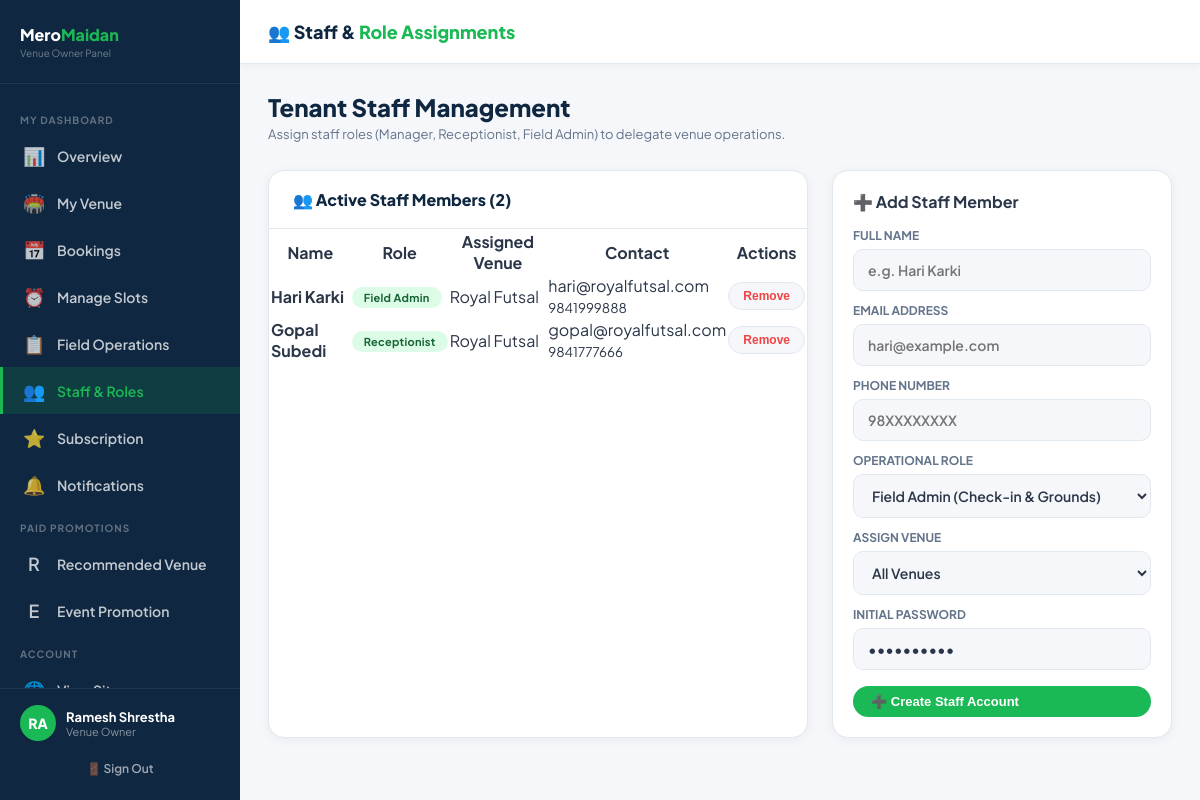
Screenshot of /owner/staff.php (signed in) with the database file from the repository.
### tables this page shows
CREATE TABLE `tenant_staff` (
  `id` int(11) NOT NULL AUTO_INCREMENT,
  `owner_id` int(11) NOT NULL,
  `name` varchar(200) NOT NULL,
  `email` varchar(200) NOT NULL,
  `phone` varchar(20) DEFAULT NULL,
  `password_hash` varchar(255) NOT NULL,
  `role` enum('Manager','Receptionist','Field Admin','Ground Supervisor') DEFAULT 'Field Admin',
  `assigned_venue_id` int(11) DEFAULT NULL,
  `status` enum('active','suspended') DEFAULT 'active',
  `created_at` timestamp NOT NULL DEFAULT current_timestamp(),
  PRIMARY KEY (`id`),
  UNIQUE KEY `email` (`email`),
  KEY `owner_id` (`owner_id`),
  KEY `assigned_venue_id` (`assigned_venue_id`),
  CONSTRAINT `tenant_staff_ibfk_1` FOREIGN KEY (`owner_id`) REFERENCES `venue_owners` (`id`) ON DELETE CASCADE,
  CONSTRAINT `tenant_staff_ibfk_2` FOREIGN KEY (`assigned_venue_id`) REFERENCES `venues` (`id`) ON DELETE SET NULL
);

CREATE TABLE `venues` (
  `id` int(11) NOT NULL AUTO_INCREMENT,
  `owner_id` int(11) DEFAULT NULL,
  `name` varchar(200) NOT NULL,
  `slug` varchar(200) NOT NULL,
  `sport_type` enum('Football','Futsal','Cricket','Cricsal','Multi-Sport') NOT NULL DEFAULT 'Futsal',
  `address` text NOT NULL,
  `city` varchar(100) NOT NULL DEFAULT 'Kathmandu',
  `district` varchar(100) NOT NULL DEFAULT 'Kathmandu',
  `lat` decimal(10,8) DEFAULT NULL,
  `lng` decimal(11,8) DEFAULT NULL,
  `description` text DEFAULT NULL,
  `amenities` longtext DEFAULT NULL CHECK (json_valid(`amenities`)),
  `images` longtext DEFAULT NULL CHECK (json_valid(`images`)),
  `cover_image` varchar(500) DEFAULT NULL,
  `open_time` time DEFAULT '06:00:00',
  `close_time` time DEFAULT '22:00:00',
  `price_per_hour` decimal(10,2) NOT NULL DEFAULT 1000.00,
  `capacity` varchar(50) DEFAULT '5-a-side',
  `status` enum('pending','active','suspended') DEFAULT 'pending',
  `created_at` timestamp NOT NULL DEFAULT current_timestamp(),
  PRIMARY KEY (`id`),
  UNIQUE KEY `slug` (`slug`),
  KEY `owner_id` (`owner_id`),
  CONSTRAINT `venues_ibfk_1` FOREIGN KEY (`owner_id`) REFERENCES `venue_owners` (`id`) ON DELETE SET NULL
);

### owner/staff.php (the view, shortened to what this page needs)
<?php
$db = getDB();
$ownerId   = $_SESSION['owner_id'];
$ownerName = $_SESSION['owner_name'] ?? 'Owner';
$sStmt = $db->prepare("SELECT ts.*, v.name as venue_name FROM tenant_staff ts LEFT JOIN venues v ON ts.assigned_venue_id = v.id WHERE ts.owner_id = ? ORDER BY ts.created_at DESC");
$sStmt->execute([$ownerId]);
$staffMembers = $sStmt->fetchAll();
?>
<!DOCTYPE html>
<html lang="en">
<head>
  <link rel="stylesheet" href="../assets/css/admin.css">
</head>
<body>
<div class="admin-layout">
  <aside class="admin-sidebar">
    <div class="sidebar-logo">
      <div>
        <div class="sidebar-logo-text">Mero<span>Maidan</span></div>
        <div style="font-size:10px;color:rgba(255,255,255,.4);margin-top:2px;">Venue Owner Panel</div>
      </div>
    </div>
    <nav class="sidebar-nav">
      <div class="nav-section-label">My Dashboard</div>
      <a href="index.php" class="nav-link"><span class="icon">📊</span> Overview</a>
      <a href="venue.php" class="nav-link"><span class="icon">🏟️</span> My Venue</a>
      <a href="bookings.php" class="nav-link"><span class="icon">📅</span> Bookings</a>
      <a href="slots.php" class="nav-link"><span class="icon">⏰</span> Manage Slots</a>
      <a href="field_ops.php" class="nav-link"><span class="icon">📋</span> Field Operations</a>
      <a href="staff.php" class="nav-link active"><span class="icon">👥</span> Staff & Roles</a>
      <a href="subscription.php" class="nav-link"><span class="icon">⭐</span> Subscription</a>
      <a href="notifications.php" class="nav-link"><span class="icon">🔔</span> Notifications</a>
      <?php include __DIR__ . '/_promotion_nav.php'; ?>
      <div class="nav-section-label">Account</div>
      <a href="../index.php" class="nav-link" target="_blank"><span class="icon">🌐</span> View Site</a>
    </nav>
    <div class="sidebar-footer">
      <div class="admin-user-row">
        <div class="admin-avatar"><?=strtoupper(substr($ownerName,0,2))?></div>
        <div class="admin-user-info">
          <div class="admin-user-name"><?=htmlspecialchars($ownerName)?></div>
          <div class="admin-user-role">Venue Owner</div>
        </div>
      </div>
      <a href="../auth/logout.php" class="btn-logout">🚪 Sign Out</a>
    </div>
  </aside>
  <main class="admin-main">
    <div class="admin-topbar">
      <div class="topbar-title">👥 Staff & <span>Role Assignments</span></div>
    </div>
    <div class="admin-content">
      <div class="page-header">
        <h1>Tenant Staff Management</h1>
        <p>Assign staff roles (Manager, Receptionist, Field Admin) to delegate venue operations.</p>
      </div>
      <div class="grid-layout">
        <div class="data-card">
          <div class="data-card-header">
            <h3>👥 Active Staff Members (<?= count($staffMembers) ?>)</h3>
          </div>
          <table class="custom-table">
            <thead>
              <tr>
                <th>Name</th>
                <th>Role</th>
                <th>Assigned Venue</th>
                <th>Contact</th>
                <th>Actions</th>
              </tr>
            </thead>
            <tbody>
              <?php if (empty($staffMembers)): ?>
                <tr><td colspan="5" style="text-align:center;padding:30px;color:#64748b;">No staff added yet. Use the form to invite your first team member.</td></tr>
              <?php else: ?>
                <?php foreach ($staffMembers as $s): ?>
                  <tr>
                    <td><strong><?= htmlspecialchars($s['name']) ?></strong></td>
                    <td><span class="badge active"><?= htmlspecialchars($s['role']) ?></span></td>
                    <td><?= htmlspecialchars($s['venue_name'] ?? 'All Venues') ?></td>
                    <td><?= htmlspecialchars($s['email']) ?><br><small><?= htmlspecialchars($s['phone']) ?></small></td>
                    <td>
                      <form method="POST" style="display:inline;" onsubmit="return confirm('Remove staff member?');">
                        <button type="submit" class="btn btn-ghost btn-sm" style="color:#ef4444;">Remove</button>
                      </form>
                    </td>
                  </tr>
                <?php endforeach; ?>
              <?php endif; ?>
            </tbody>
          </table>
        </div>
        <div class="data-card" style="padding:20px;">
          <h3 style="font-size:16px;margin-bottom:16px;">➕ Add Staff Member</h3>
          <form method="POST">
            <div class="form-group" style="margin-bottom:12px;">
              <label class="form-label">Full Name</label>
              <input type="text" name="name" class="form-input" required placeholder="e.g. Hari Karki">
            </div>
            <div class="form-group" style="margin-bottom:12px;">
              <label class="form-label">Email Address</label>
              <input type="email" name="email" class="form-input" required placeholder="hari@example.com">
            </div>
            <div class="form-group" style="margin-bottom:12px;">
              <label class="form-label">Phone Number</label>
              <input type="tel" name="phone" class="form-input" placeholder="98XXXXXXXX">
            </div>
            <div class="form-group" style="margin-bottom:12px;">
              <label class="form-label">Operational Role</label>
              <select name="role" class="form-input">
                <option value="Field Admin">Field Admin (Check-in & Grounds)</option>
              </select>
            </div>
            <div class="form-group" style="margin-bottom:12px;">
              <label class="form-label">Assign Venue</label>
              <select name="assigned_venue_id" class="form-input">
                <option value="0">All Venues</option>
              </select>
            </div>
            <div class="form-group" style="margin-bottom:16px;">
              <label class="form-label">Initial Password</label>
              <input type="password" name="password" class="form-input" value="Staff@1234" required>
            </div>
            <button type="submit" class="btn btn-green" style="width:100%;">➕ Create Staff Account</button>
          </form>
        </div>
      </div>
    </div>
  </main>
</div>
</body>
</html>

### owner/staff.php (style rules this page uses)
.grid-layout { display: grid; grid-template-columns: 1fr 340px; gap: 24px; }

### rows the page displays
tenant_staff: name "Hari Karki", role "Field Admin", assigned_venue.name "Royal Futsal", email "hari@royalfutsal.com", phone "9841999888"
tenant_staff: name "Gopal Subedi", role "Receptionist", assigned_venue.name "Royal Futsal", email "gopal@royalfutsal.com", phone "9841777666"

### other values shown
substr($ownerName,0,2) "RA"
$ownerName "Ramesh Shrestha"
count($staffMembers) "2"
